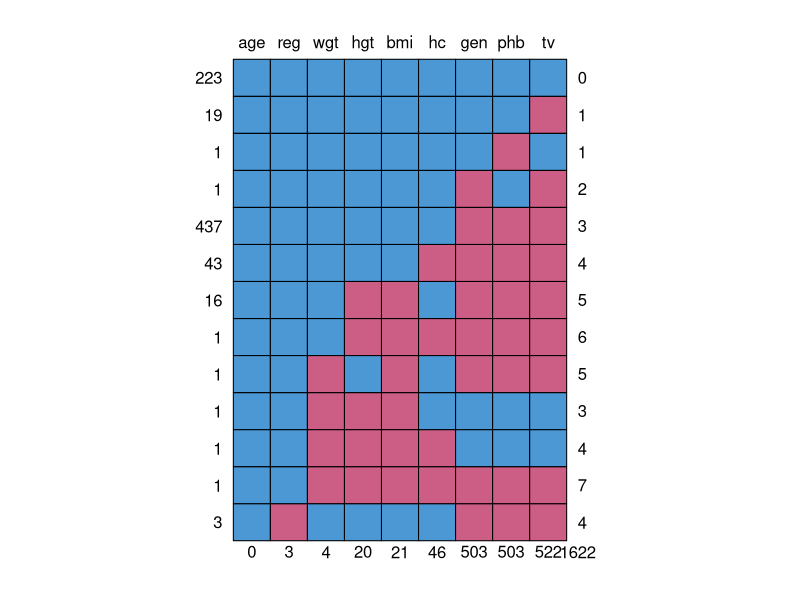
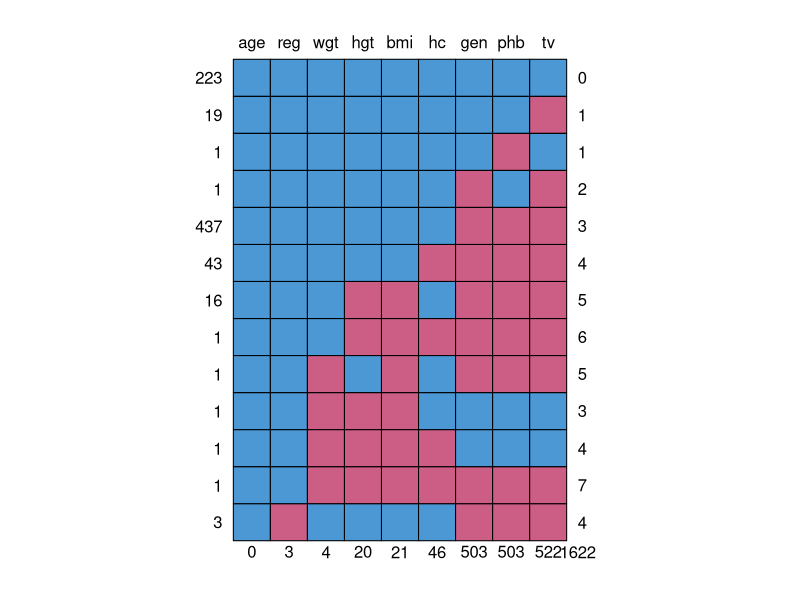
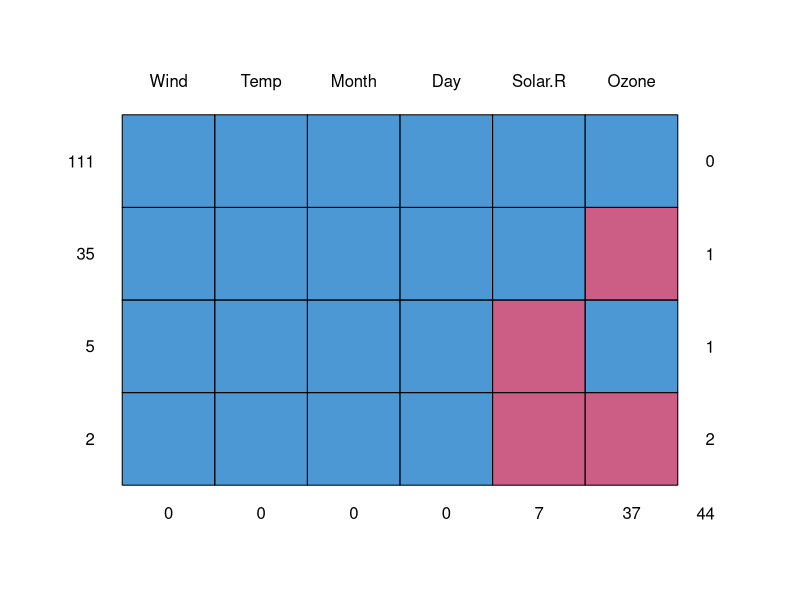
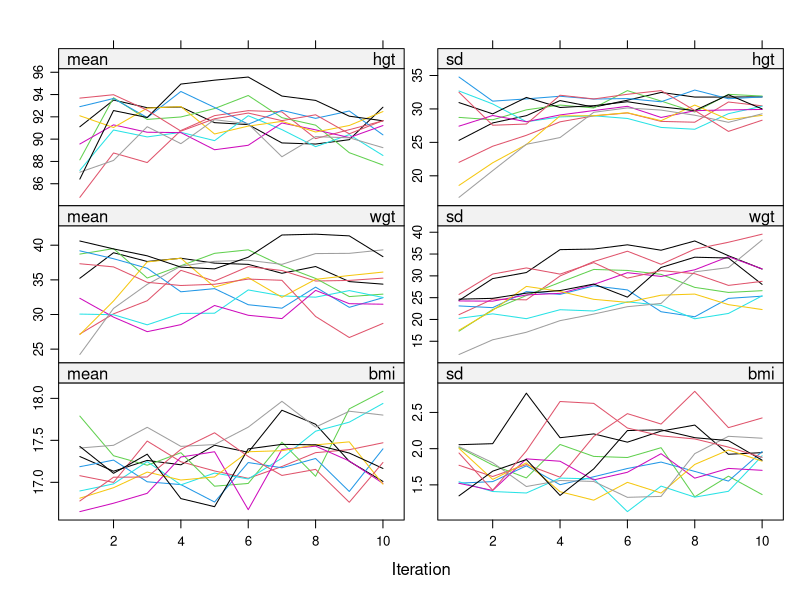
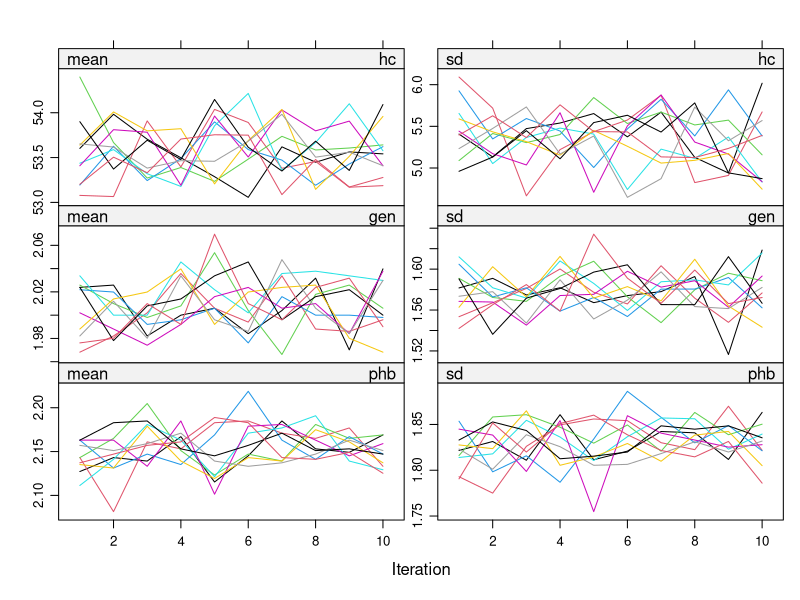
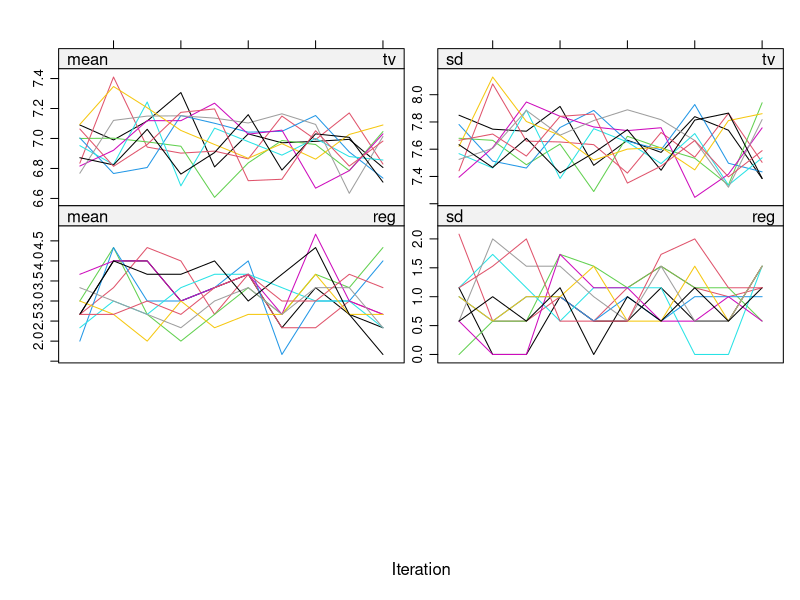
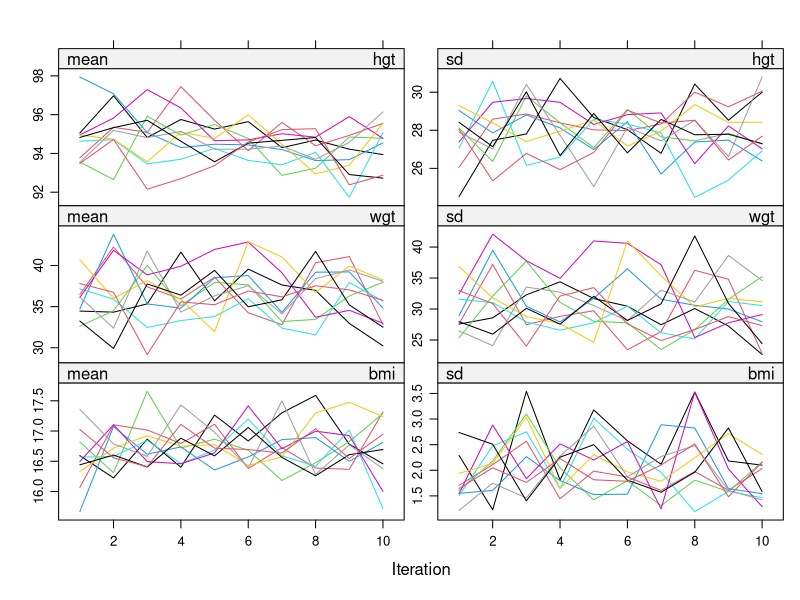
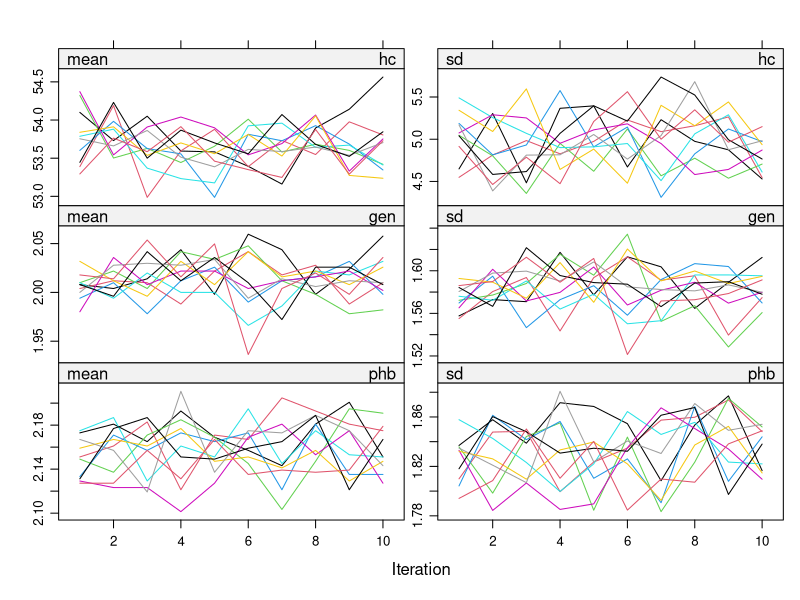

Write R code to recreate these figures, in order. (Note: a time limit stopped this script after it produced the figures.)
## ---- chunk 1
knitr::opts_chunk$set(
	echo = TRUE,
	message = FALSE,
	comment = ">"
)
## ---- chunk 2
# load library mice to load boys data
library(mice)
## ---- chunk 3
# summary to see which variables have missing data
summary(boys)
## ---- chunk 4
nic(boys)
nic(boys)/nrow(boys)
## ---- chunk 5
sum(is.na(boys))
sum(!is.na(boys))

1622/(1622+5110)
## ---- chunk 6
nrow(mice::md.pattern(boys, plot= T))

## ---- chunk 7
mice::md.pattern(boys, plot= T)

## ---- chunk 8
mice::md.pairs(boys)
## ---- chunk 9
library(dplyr)
summary(airquality)
airqualitym <- airquality %>%
  #create missing data indicators
  mutate(ROzone = is.na(Ozone),
         RSolar.R = is.na(Solar.R))

## ---- chunk 10
# Univariate tests for Ozone
t.test(Solar.R ~ ROzone, data = airqualitym)
t.test(Wind ~ ROzone, data = airqualitym)
t.test(Temp ~ ROzone, data = airqualitym)
t.test(Month ~ ROzone, data = airqualitym)
t.test(Day ~ ROzone, data = airqualitym)
chisq.test(airqualitym$ROzone, airqualitym$Month)


## ---- chunk 11
# Univariate tests for Solar.R
t.test(Ozone ~ RSolar.R, data = airqualitym)
t.test(Wind ~ RSolar.R, data = airqualitym)
t.test(Temp ~ RSolar.R, data = airqualitym)
t.test(Month ~ RSolar.R, data = airqualitym)
t.test(Day ~ RSolar.R, data = airqualitym)
chisq.test(airqualitym$RSolar.R, airqualitym$Month)


## ---- chunk 12
summary(airquality)
mice::md.pattern(airquality)
## ---- chunk 13
airqualitym <- airquality %>%
  mutate(ROzone = is.na(Ozone),
         RSolar.R = is.na(Solar.R),
         Rind = is.na(Ozone) | is.na(Solar.R))

## ---- chunk 14
glm(ROzone ~ Solar.R + Wind + Temp + Month + Day, data = airqualitym, family = "binomial") %>% summary
glm(RSolar.R ~ Ozone + Wind + Temp + Month + Day, data = airqualitym, family = "binomial") %>% summary

# analysis for the indicator of overall missing data
glm(Rind ~ Wind + Temp + Month + Day, data = airqualitym, family = "binomial") %>% summary

## ---- chunk 15
imp <- mice(nhanes2)
imp
## ---- chunk 16
fit <- with(imp, lm(bmi ~ age + hyp + chl))
fit
## ---- chunk 17
combi <- pool(fit)
summary(combi)

## ---- chunk 18
pred <- make.predictorMatrix(boys)
## ---- chunk 19
colMeans(is.na(boys))

## ---- chunk 20
pred[,c("gen", "phb", "tv")] <- 0
pred
## ---- chunk 21
imp <- mice(boys, m = 10, maxit = 10, predictorMatrix = pred)
## ---- chunk 22
imp$method
## ---- chunk 23
plot(imp)
## ---- chunk 24
pred1 <- pred
pred1["bmi", c("hgt", "wgt")] <- 0
pred1[,"bmi"] <- 0

## ---- chunk 25
pred2 <- pred
pred2[, c("hgt", "wgt")] <- 0
pred2[c("hgt", "wgt"), "bmi"] <- 0

## ---- chunk 26
imp1 <- mice(boys, m = 10, maxit = 10, pred = pred1)
plot(imp1)
imp2 <- mice(boys, m = 10, maxit = 10, pred = pred2)
plot(imp2)
## ---- chunk 27

method <- imp$method
method["bmi"] <- "~I(wgt / (hgt/100)^2)"

imp <- mice(boys, m = 10, maxit = 10, pred = pred2, method = method)

plot(imp)
